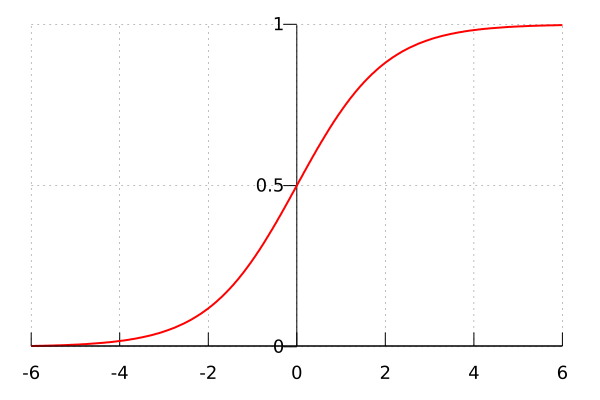

gnuplot code for this plot:
set term png
set output "sigmoid_curve.png"

set xrange [-6:6]
set xzeroaxis linetype -1
set yzeroaxis linetype -1
set xtics axis nomirror
set ytics axis nomirror 0,0.5,1
set key off
set grid
set border 1

set samples 400

plot exp(x)/(1 + exp(x)) with line linetype rgbcolor "red" linewidth 2
